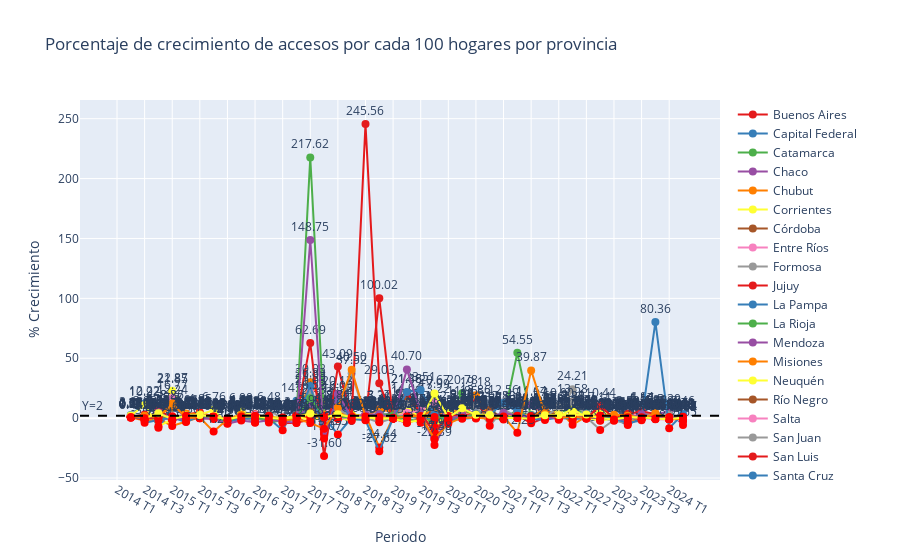

The notebook cell this image was saved under:
### Markdown cell above
Creamos ademas un gráfico interactivo donde se muestran los % de crecimiento por trimestre y por provincia.

(Doble click sobre los nombres de las provincias para ver solamente los datos de la provincia)

### Code cell
import plotly.graph_objects as go
import plotly.express as px


# Generar una lista de colores
colors = px.colors.qualitative.Set1  # Puedes elegir otros esquemas como 'Set1', 'Dark2', etc.

# Crear una figura vacía
fig = go.Figure()

# Iterar por cada provincia para agregar las trazas de forma individual
for i, provincia in enumerate(df_cobertura_hogar_evol['Provincia'].unique()):
    df_provincia = df_cobertura_hogar_evol[df_cobertura_hogar_evol['Provincia'] == provincia]
    
    # Elegir un color para la provincia
    color = colors[i % len(colors)]  # Ciclar por la lista de colores si hay más provincias que colores
    
    # Agregar la traza con un color específico
    fig.add_trace(go.Scatter(
        x=df_provincia['Periodo'],
        y=df_provincia['% Crecimiento'],
        mode='lines+markers+text',
        text=df_provincia['% Crecimiento'].apply(lambda x: f'{x:.2f}'),
        textposition='top center',
        marker=dict(
            color=['red' if y < 2 else color for y in df_provincia['% Crecimiento']],
            size=8
        ),
        line=dict(color=color),
        name=provincia
    ))

# Agregar una línea horizontal en y=2
fig.add_hline(y=2, line_dash="dash", line_color="black", annotation_text="Y=2", annotation_position="top left")

# Configurar el título y los ejes
fig.update_layout(
    title='Porcentaje de crecimiento de accesos por cada 100 hogares por provincia',
    xaxis_title='Periodo',
    yaxis_title='% Crecimiento',
    showlegend=True
)

fig.show()
